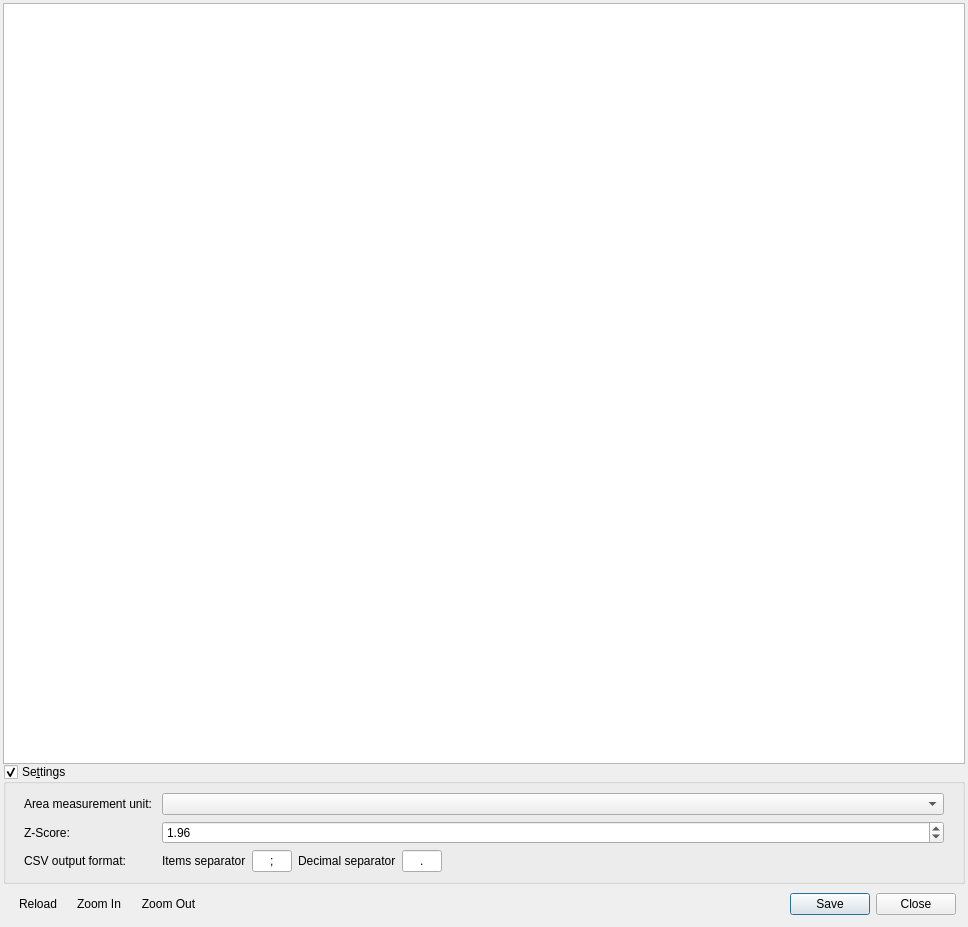
<?xml version="1.0" encoding="UTF-8"?>
<ui version="4.0">
 <class>Dialog</class>
 <widget class="QDialog" name="Dialog">
  <property name="geometry">
   <rect>
    <x>0</x>
    <y>0</y>
    <width>968</width>
    <height>927</height>
   </rect>
  </property>
  <property name="windowTitle">
   <string>Classification accuracy assessment results</string>
  </property>
  <layout class="QVBoxLayout" name="verticalLayout">
   <property name="spacing">
    <number>0</number>
   </property>
   <property name="margin">
    <number>3</number>
   </property>
   <item>
    <widget class="QTextBrowser" name="ResultsHTML">
     <property name="html">
      <string>&lt;!DOCTYPE HTML PUBLIC &quot;-//W3C//DTD HTML 4.0//EN&quot; &quot;http://www.w3.org/TR/REC-html40/strict.dtd&quot;&gt;
&lt;html&gt;&lt;head&gt;&lt;meta name=&quot;qrichtext&quot; content=&quot;1&quot; /&gt;&lt;style type=&quot;text/css&quot;&gt;
p, li { white-space: pre-wrap; }
&lt;/style&gt;&lt;/head&gt;&lt;body style=&quot; font-family:'Noto Sans'; font-size:9pt; font-weight:400; font-style:normal;&quot;&gt;
&lt;p style=&quot;-qt-paragraph-type:empty; margin-top:0px; margin-bottom:0px; margin-left:0px; margin-right:0px; -qt-block-indent:0; text-indent:0px; font-size:10pt;&quot;&gt;&lt;br /&gt;&lt;/p&gt;&lt;/body&gt;&lt;/html&gt;</string>
     </property>
     <property name="openExternalLinks">
      <bool>true</bool>
     </property>
    </widget>
   </item>
   <item>
    <widget class="QGroupBox" name="groupBox_Settings">
     <property name="enabled">
      <bool>true</bool>
     </property>
     <property name="title">
      <string>Se&amp;ttings</string>
     </property>
     <property name="flat">
      <bool>false</bool>
     </property>
     <property name="checkable">
      <bool>true</bool>
     </property>
     <property name="checked">
      <bool>true</bool>
     </property>
     <layout class="QVBoxLayout" name="verticalLayout_2">
      <property name="spacing">
       <number>0</number>
      </property>
      <property name="margin">
       <number>0</number>
      </property>
      <item>
       <widget class="QWidget" name="SettingsGroupBox" native="true">
        <layout class="QVBoxLayout" name="verticalLayout_3">
         <property name="topMargin">
          <number>0</number>
         </property>
         <property name="bottomMargin">
          <number>0</number>
         </property>
         <item>
          <widget class="QWidget" name="widget_5" native="true">
           <property name="sizePolicy">
            <sizepolicy hsizetype="Preferred" vsizetype="Maximum">
             <horstretch>0</horstretch>
             <verstretch>0</verstretch>
            </sizepolicy>
           </property>
           <layout class="QFormLayout" name="formLayout">
            <item row="1" column="0">
             <widget class="QLabel" name="label_2">
              <property name="text">
               <string>Area measurement unit: </string>
              </property>
             </widget>
            </item>
            <item row="1" column="1">
             <widget class="QComboBox" name="area_unit"/>
            </item>
            <item row="2" column="0">
             <widget class="QLabel" name="label">
              <property name="text">
               <string>Z-Score: </string>
              </property>
             </widget>
            </item>
            <item row="2" column="1">
             <widget class="QDoubleSpinBox" name="z_score">
              <property name="toolTip">
               <string>The z-score is used for calculate the upper/lower limits in table 5</string>
              </property>
              <property name="minimum">
               <double>0.000000000000000</double>
              </property>
              <property name="maximum">
               <double>4.000000000000000</double>
              </property>
              <property name="singleStep">
               <double>0.010000000000000</double>
              </property>
              <property name="value">
               <double>1.960000000000000</double>
              </property>
             </widget>
            </item>
            <item row="3" column="0">
             <widget class="QLabel" name="label_5">
              <property name="text">
               <string>CSV output format: </string>
              </property>
             </widget>
            </item>
            <item row="3" column="1">
             <widget class="QWidget" name="widget_3" native="true">
              <layout class="QHBoxLayout" name="horizontalLayout_3">
               <property name="margin">
                <number>0</number>
               </property>
               <item>
                <widget class="QLabel" name="label_3">
                 <property name="text">
                  <string>Items separator</string>
                 </property>
                </widget>
               </item>
               <item>
                <widget class="QLineEdit" name="CSV_separator">
                 <property name="maximumSize">
                  <size>
                   <width>40</width>
                   <height>16777215</height>
                  </size>
                 </property>
                 <property name="text">
                  <string>;</string>
                 </property>
                 <property name="maxLength">
                  <number>1</number>
                 </property>
                 <property name="alignment">
                  <set>Qt::AlignCenter</set>
                 </property>
                </widget>
               </item>
               <item>
                <widget class="QLabel" name="label_4">
                 <property name="text">
                  <string>Decimal separator</string>
                 </property>
                </widget>
               </item>
               <item>
                <widget class="QLineEdit" name="CSV_decimal_sep">
                 <property name="maximumSize">
                  <size>
                   <width>40</width>
                   <height>16777215</height>
                  </size>
                 </property>
                 <property name="text">
                  <string>.</string>
                 </property>
                 <property name="maxLength">
                  <number>1</number>
                 </property>
                 <property name="alignment">
                  <set>Qt::AlignCenter</set>
                 </property>
                </widget>
               </item>
               <item>
                <spacer name="horizontalSpacer">
                 <property name="orientation">
                  <enum>Qt::Horizontal</enum>
                 </property>
                 <property name="sizeHint" stdset="0">
                  <size>
                   <width>40</width>
                   <height>20</height>
                  </size>
                 </property>
                </spacer>
               </item>
              </layout>
             </widget>
            </item>
           </layout>
          </widget>
         </item>
        </layout>
       </widget>
      </item>
     </layout>
    </widget>
   </item>
   <item>
    <widget class="QWidget" name="widget_4" native="true">
     <layout class="QGridLayout" name="gridLayout">
      <item row="1" column="0">
       <widget class="QWidget" name="widget" native="true">
        <layout class="QHBoxLayout" name="horizontalLayout">
         <property name="margin">
          <number>0</number>
         </property>
         <item>
          <widget class="QToolButton" name="reloadButton">
           <property name="text">
            <string>Reload</string>
           </property>
           <property name="icon">
            <iconset>
             <normaloff>:/plugins/AcATaMa/icons/reload.svg</normaloff>:/plugins/AcATaMa/icons/reload.svg</iconset>
           </property>
           <property name="toolButtonStyle">
            <enum>Qt::ToolButtonTextBesideIcon</enum>
           </property>
           <property name="autoRaise">
            <bool>true</bool>
           </property>
          </widget>
         </item>
         <item>
          <widget class="QToolButton" name="zoomIn">
           <property name="text">
            <string>Zoom In</string>
           </property>
           <property name="icon">
            <iconset>
             <normaloff>:/plugins/AcATaMa/icons/zoom-in.svg</normaloff>:/plugins/AcATaMa/icons/zoom-in.svg</iconset>
           </property>
           <property name="toolButtonStyle">
            <enum>Qt::ToolButtonTextBesideIcon</enum>
           </property>
           <property name="autoRaise">
            <bool>true</bool>
           </property>
          </widget>
         </item>
         <item>
          <widget class="QToolButton" name="zoomOut">
           <property name="text">
            <string>Zoom Out</string>
           </property>
           <property name="icon">
            <iconset>
             <normaloff>:/plugins/AcATaMa/icons/zoom-out.svg</normaloff>:/plugins/AcATaMa/icons/zoom-out.svg</iconset>
           </property>
           <property name="toolButtonStyle">
            <enum>Qt::ToolButtonTextBesideIcon</enum>
           </property>
           <property name="autoRaise">
            <bool>true</bool>
           </property>
          </widget>
         </item>
         <item>
          <widget class="QDialogButtonBox" name="DialogButtons">
           <property name="orientation">
            <enum>Qt::Horizontal</enum>
           </property>
           <property name="standardButtons">
            <set>QDialogButtonBox::Close|QDialogButtonBox::Save</set>
           </property>
          </widget>
         </item>
        </layout>
       </widget>
      </item>
     </layout>
    </widget>
   </item>
  </layout>
 </widget>
 <resources/>
 <connections>
  <connection>
   <sender>DialogButtons</sender>
   <signal>rejected()</signal>
   <receiver>Dialog</receiver>
   <slot>reject()</slot>
   <hints>
    <hint type="sourcelabel">
     <x>870</x>
     <y>869</y>
    </hint>
    <hint type="destinationlabel">
     <x>286</x>
     <y>274</y>
    </hint>
   </hints>
  </connection>
  <connection>
   <sender>zoomOut</sender>
   <signal>clicked()</signal>
   <receiver>ResultsHTML</receiver>
   <slot>zoomOut()</slot>
   <hints>
    <hint type="sourcelabel">
     <x>306</x>
     <y>865</y>
    </hint>
    <hint type="destinationlabel">
     <x>111</x>
     <y>675</y>
    </hint>
   </hints>
  </connection>
  <connection>
   <sender>zoomIn</sender>
   <signal>clicked()</signal>
   <receiver>ResultsHTML</receiver>
   <slot>zoomIn()</slot>
   <hints>
    <hint type="sourcelabel">
     <x>230</x>
     <y>867</y>
    </hint>
    <hint type="destinationlabel">
     <x>40</x>
     <y>675</y>
    </hint>
   </hints>
  </connection>
  <connection>
   <sender>groupBox_Settings</sender>
   <signal>clicked(bool)</signal>
   <receiver>SettingsGroupBox</receiver>
   <slot>setVisible(bool)</slot>
   <hints>
    <hint type="sourcelabel">
     <x>490</x>
     <y>726</y>
    </hint>
    <hint type="destinationlabel">
     <x>440</x>
     <y>768</y>
    </hint>
   </hints>
  </connection>
 </connections>
</ui>
